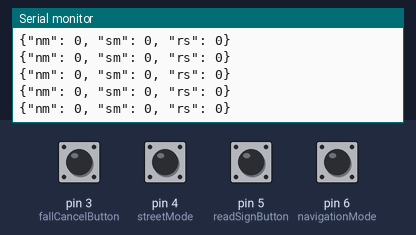
Bench run of a sketch on a simulated Arduino Uno, built with avr-gcc and run on an emulated ATmega328P. On the bench: the last lines printed to the serial monitor. Inputs (shaded band) come from the test bench; at power-on: pin 3 (fallCancelButton), pin 4 (streetMode), pin 5 (readSignButton), pin 6 (navigationMode) LOW.

Above: at 1.2 s.
1.3 s: pin 3 (fallCancelButton) pulled HIGH for 0.15 s
At 1.31 s:
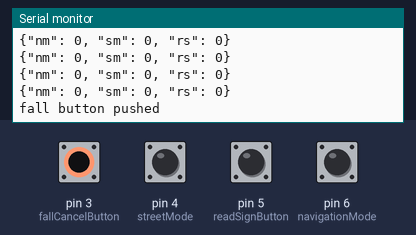
2.9 s: pin 4 (streetMode) pulled HIGH for 0.15 s
At 3.52 s:
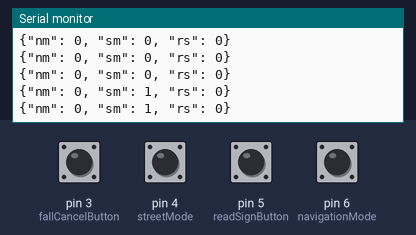
4.5 s: pin 5 (readSignButton) pulled HIGH for 0.15 s
At 4.63 s:
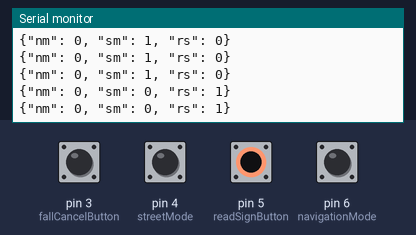
6.1 s: pin 6 (navigationMode) pulled HIGH for 0.15 s
At 6.73 s:
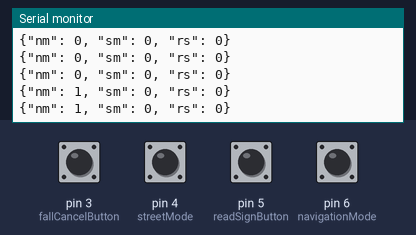
7.7 s: pin 4 (streetMode) pulled HIGH for 1 s
At 8.7 s:
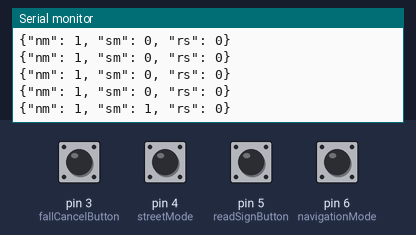
10.2 s: pin 5 (readSignButton) pulled HIGH for 1 s
At 10.25 s:
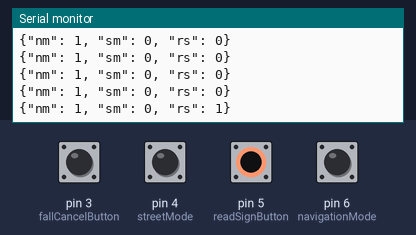

Measured:
- after the input at 1.3 s, the serial monitor: prints a new line at once (image 1)
- after the input at 2.9 s, the serial monitor: prints a new line after 0.51 s (image 2)
- after the input at 4.5 s, the serial monitor: prints a new line at once (image 3)
- after the input at 6.1 s, the serial monitor: prints a new line after 0.53 s (image 4)
- after the input at 7.7 s, the serial monitor: prints a new line after 0.53 s (image 5)
- after the input at 10.2 s, the serial monitor: prints a new line at once (image 6)

The sketch:

buttons_test.ino
```cpp
//Buttons
// push button pins
const int streetMode = 4;
const int readSignButton = 5;
const int navigationMode = 6;
const int fallCancelButton = 3;

// push button states
int streetModeState = 0;
int readSignState = 0;
int navigationModeState = 0;
int fallCancelState = 0;

// mode state
bool streetModeOn = false;
bool readSignOn = false;
bool navigationModeOn = false;

char dict[30];

void setup() {
  // put your setup code here, to run once:
  pinMode(streetMode, INPUT);
  pinMode(navigationMode, INPUT);
  pinMode(readSignButton, INPUT);
  pinMode(fallCancelButton, INPUT);
  Serial.begin(9600); // Starts the serial communication
}

void loop() {
  streetModeState = digitalRead(streetMode);
  readSignState = digitalRead(readSignButton);
  navigationModeState = digitalRead(navigationMode);
  fallCancelState = digitalRead(fallCancelButton);

  if (streetModeState == HIGH){
    streetModeOn = !streetModeOn;
    delay(500);
  }

  else if (navigationModeState == HIGH) {
    navigationModeOn = !navigationModeOn;
    delay(500);
  }

  if (readSignState == HIGH) {
    readSignOn = true;
    streetModeOn = false;
  } else {
    readSignOn = false;
  }

  if (fallCancelState == HIGH) {
    Serial.println("fall button pushed");
  }
  sprintf(dict, "{\"nm\": %d, \"sm\": %d, \"rs\": %d}", navigationModeOn, streetModeOn, readSignOn);
  Serial.println(dict);

  delay(100);
}
```
